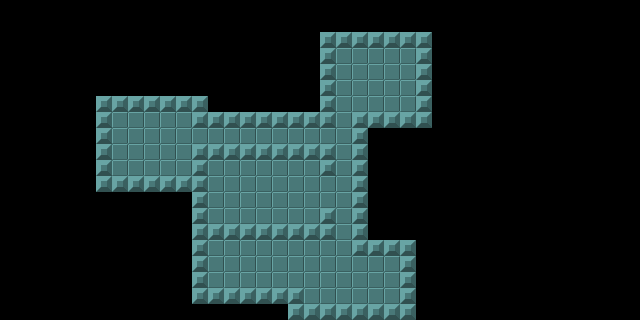

This game map was drawn from its Tiled (.tmx) file and the tilesets committed beside it. A one-line description and the full map source follow:
An orthogonal 40x20 tile map with 16x16 px tiles, 1 tile layer (Tile Layer 1) and 1 object (player).

<map version="1.2" tiledversion="1.3.3" orientation="orthogonal" renderorder="right-down" width="40" height="20" tilewidth="16" tileheight="16" infinite="0" nextlayerid="3" nextobjectid="4">
 <tileset firstgid="1" source="tiles.tsx" />
 <layer id="1" name="Tile Layer 1" width="40" height="20">
  <data encoding="csv">
0,0,0,0,0,0,0,0,0,0,0,0,0,0,0,0,0,0,0,0,0,0,0,0,0,0,0,0,0,0,0,0,0,0,0,0,0,0,0,0,
0,0,0,0,0,0,0,0,0,0,0,0,0,0,0,0,0,0,0,0,0,0,0,0,0,0,0,0,0,0,0,0,0,0,0,0,0,0,0,0,
0,0,0,0,0,0,0,0,0,0,0,0,0,0,0,0,0,0,0,0,3,3,3,3,3,3,3,0,0,0,0,0,0,0,0,0,0,0,0,0,
0,0,0,0,0,0,0,0,0,0,0,0,0,0,0,0,0,0,0,0,3,2,2,2,2,2,3,0,0,0,0,0,0,0,0,0,0,0,0,0,
0,0,0,0,0,0,0,0,0,0,0,0,0,0,0,0,0,0,0,0,3,2,2,2,2,2,3,0,0,0,0,0,0,0,0,0,0,0,0,0,
0,0,0,0,0,0,0,0,0,0,0,0,0,0,0,0,0,0,0,0,3,2,2,2,2,2,3,0,0,0,0,0,0,0,0,0,0,0,0,0,
0,0,0,0,0,0,3,3,3,3,3,3,3,0,0,0,0,0,0,0,3,2,2,2,2,2,3,0,0,0,0,0,0,0,0,0,0,0,0,0,
0,0,0,0,0,0,3,2,2,2,2,2,3,3,3,3,3,3,3,3,3,2,3,3,3,3,3,0,0,0,0,0,0,0,0,0,0,0,0,0,
0,0,0,0,0,0,3,2,2,2,2,2,2,2,2,2,2,2,2,2,2,2,3,0,0,0,0,0,0,0,0,0,0,0,0,0,0,0,0,0,
0,0,0,0,0,0,3,2,2,2,2,2,3,3,3,3,3,3,3,3,3,2,3,0,0,0,0,0,0,0,0,0,0,0,0,0,0,0,0,0,
0,0,0,0,0,0,3,2,2,2,2,2,3,2,2,2,2,2,2,2,3,2,3,0,0,0,0,0,0,0,0,0,0,0,0,0,0,0,0,0,
0,0,0,0,0,0,3,3,3,3,3,3,3,2,2,2,2,2,2,2,2,2,3,0,0,0,0,0,0,0,0,0,0,0,0,0,0,0,0,0,
0,0,0,0,0,0,0,0,0,0,0,0,3,2,2,2,2,2,2,2,2,2,3,0,0,0,0,0,0,0,0,0,0,0,0,0,0,0,0,0,
0,0,0,0,0,0,0,0,0,0,0,0,3,2,2,2,2,2,2,2,3,2,3,0,0,0,0,0,0,0,0,0,0,0,0,0,0,0,0,0,
0,0,0,0,0,0,0,0,0,0,0,0,3,3,3,3,3,3,3,3,3,2,3,0,0,0,0,0,0,0,0,0,0,0,0,0,0,0,0,0,
0,0,0,0,0,0,0,0,0,0,0,0,3,2,2,2,2,2,2,2,2,2,3,3,3,3,0,0,0,0,0,0,0,0,0,0,0,0,0,0,
0,0,0,0,0,0,0,0,0,0,0,0,3,2,2,2,2,2,2,2,2,2,2,2,2,3,0,0,0,0,0,0,0,0,0,0,0,0,0,0,
0,0,0,0,0,0,0,0,0,0,0,0,3,2,2,2,2,2,2,2,2,2,2,2,2,3,0,0,0,0,0,0,0,0,0,0,0,0,0,0,
0,0,0,0,0,0,0,0,0,0,0,0,3,3,3,3,3,3,3,2,2,2,2,2,2,3,0,0,0,0,0,0,0,0,0,0,0,0,0,0,
0,0,0,0,0,0,0,0,0,0,0,0,0,0,0,0,0,0,3,3,3,3,3,3,3,3,0,0,0,0,0,0,0,0,0,0,0,0,0,0
</data>
 </layer>
 <objectgroup id="2" name="Entities">
  <object id="3" name="player" x="128.182" y="127.818" width="16" height="16" />
 </objectgroup>
</map>
